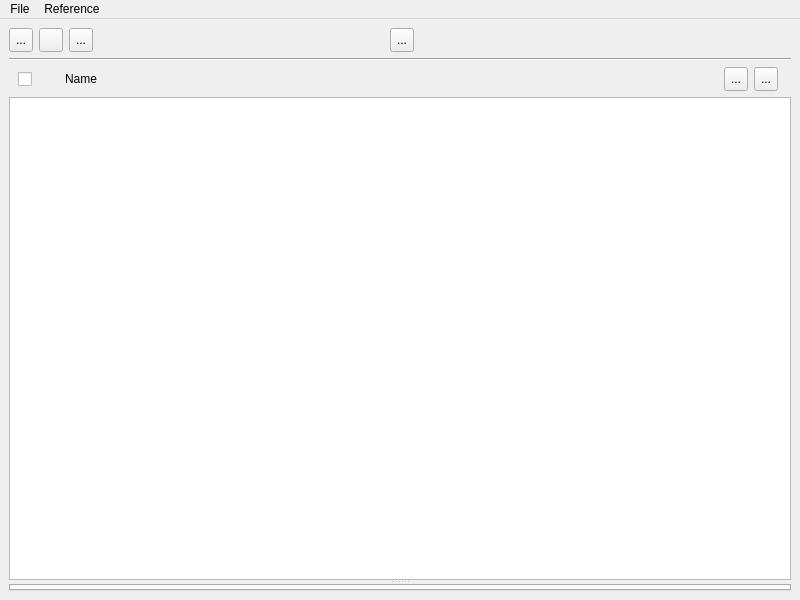
<?xml version="1.0" encoding="UTF-8"?>
<ui version="4.0">
 <class>MainWindow</class>
 <widget class="QMainWindow" name="MainWindow">
  <property name="geometry">
   <rect>
    <x>0</x>
    <y>0</y>
    <width>800</width>
    <height>600</height>
   </rect>
  </property>
  <property name="minimumSize">
   <size>
    <width>400</width>
    <height>400</height>
   </size>
  </property>
  <property name="windowTitle">
   <string notr="true"/>
  </property>
  <property name="windowIcon">
   <iconset resource="../../resouces/resources.qrc">
    <normaloff>:/logo-512.ico</normaloff>:/logo-512.ico</iconset>
  </property>
  <property name="unifiedTitleAndToolBarOnMac">
   <bool>true</bool>
  </property>
  <widget class="QWidget" name="centralwidget">
   <layout class="QVBoxLayout" name="verticalLayout_2">
    <item>
     <layout class="QHBoxLayout" name="horizontalLayout">
      <item>
       <widget class="QToolButton" name="start_btn">
        <property name="minimumSize">
         <size>
          <width>24</width>
          <height>24</height>
         </size>
        </property>
        <property name="maximumSize">
         <size>
          <width>24</width>
          <height>24</height>
         </size>
        </property>
        <property name="toolTip">
         <string>Start/restart selected (F5)</string>
        </property>
        <property name="statusTip">
         <string/>
        </property>
        <property name="text">
         <string notr="true">...</string>
        </property>
        <property name="iconSize">
         <size>
          <width>24</width>
          <height>24</height>
         </size>
        </property>
        <property name="shortcut">
         <string notr="true">F5</string>
        </property>
        <property name="btn_role" stdset="0">
         <string notr="true">start</string>
        </property>
       </widget>
      </item>
      <item>
       <widget class="QToolButton" name="stop_btn">
        <property name="minimumSize">
         <size>
          <width>24</width>
          <height>24</height>
         </size>
        </property>
        <property name="maximumSize">
         <size>
          <width>24</width>
          <height>24</height>
         </size>
        </property>
        <property name="toolTip">
         <string>Stop selected (F6)</string>
        </property>
        <property name="text">
         <string notr="true"/>
        </property>
        <property name="iconSize">
         <size>
          <width>25</width>
          <height>25</height>
         </size>
        </property>
        <property name="shortcut">
         <string notr="true">F6</string>
        </property>
        <property name="btn_role" stdset="0">
         <string notr="true">stop</string>
        </property>
       </widget>
      </item>
      <item>
       <widget class="QToolButton" name="stop_all_btn">
        <property name="minimumSize">
         <size>
          <width>24</width>
          <height>24</height>
         </size>
        </property>
        <property name="maximumSize">
         <size>
          <width>24</width>
          <height>24</height>
         </size>
        </property>
        <property name="toolTip">
         <string>Stop all (Shift+F6)</string>
        </property>
        <property name="statusTip">
         <string/>
        </property>
        <property name="text">
         <string notr="true">...</string>
        </property>
        <property name="iconSize">
         <size>
          <width>23</width>
          <height>23</height>
         </size>
        </property>
        <property name="shortcut">
         <string notr="true">Shift+F6</string>
        </property>
        <property name="btn_role" stdset="0">
         <string notr="true">stop_all</string>
        </property>
       </widget>
      </item>
      <item>
       <spacer name="horizontalSpacer">
        <property name="orientation">
         <enum>Qt::Horizontal</enum>
        </property>
        <property name="sizeHint" stdset="0">
         <size>
          <width>40</width>
          <height>20</height>
         </size>
        </property>
       </spacer>
      </item>
      <item>
       <widget class="QToolButton" name="theme_btn">
        <property name="minimumSize">
         <size>
          <width>24</width>
          <height>24</height>
         </size>
        </property>
        <property name="maximumSize">
         <size>
          <width>24</width>
          <height>24</height>
         </size>
        </property>
        <property name="statusTip">
         <string/>
        </property>
        <property name="text">
         <string notr="true">...</string>
        </property>
        <property name="iconSize">
         <size>
          <width>23</width>
          <height>23</height>
         </size>
        </property>
        <property name="shortcut">
         <string notr="true">T</string>
        </property>
       </widget>
      </item>
      <item>
       <spacer name="horizontalSpacer_2">
        <property name="orientation">
         <enum>Qt::Horizontal</enum>
        </property>
        <property name="sizeHint" stdset="0">
         <size>
          <width>40</width>
          <height>20</height>
         </size>
        </property>
       </spacer>
      </item>
      <item>
       <widget class="QLabel" name="placeholder_1">
        <property name="minimumSize">
         <size>
          <width>80</width>
          <height>0</height>
         </size>
        </property>
        <property name="maximumSize">
         <size>
          <width>80</width>
          <height>16777215</height>
         </size>
        </property>
        <property name="text">
         <string notr="true"/>
        </property>
       </widget>
      </item>
     </layout>
    </item>
    <item>
     <widget class="Line" name="line">
      <property name="orientation">
       <enum>Qt::Horizontal</enum>
      </property>
      <property name="class" stdset="0">
       <string>separatorLine</string>
      </property>
     </widget>
    </item>
    <item>
     <widget class="QSplitter" name="splitter">
      <property name="orientation">
       <enum>Qt::Vertical</enum>
      </property>
      <widget class="QWidget" name="layoutWidget">
       <layout class="QVBoxLayout" name="verticalLayout">
        <item>
         <layout class="QHBoxLayout" name="horizontalLayout_2">
          <property name="leftMargin">
           <number>9</number>
          </property>
          <property name="rightMargin">
           <number>0</number>
          </property>
          <item>
           <widget class="QCheckBox" name="selector">
            <property name="minimumSize">
             <size>
              <width>24</width>
              <height>24</height>
             </size>
            </property>
            <property name="text">
             <string/>
            </property>
            <property name="checkable">
             <bool>true</bool>
            </property>
            <property name="tristate">
             <bool>true</bool>
            </property>
           </widget>
          </item>
          <item>
           <widget class="QLabel" name="placeholder_2">
            <property name="minimumSize">
             <size>
              <width>11</width>
              <height>0</height>
             </size>
            </property>
            <property name="maximumSize">
             <size>
              <width>10</width>
              <height>16777215</height>
             </size>
            </property>
            <property name="text">
             <string notr="true"/>
            </property>
           </widget>
          </item>
          <item>
           <widget class="QLabel" name="label">
            <property name="text">
             <string>Name</string>
            </property>
           </widget>
          </item>
          <item>
           <spacer name="horizontalSpacer_3">
            <property name="orientation">
             <enum>Qt::Horizontal</enum>
            </property>
            <property name="sizeHint" stdset="0">
             <size>
              <width>40</width>
              <height>20</height>
             </size>
            </property>
           </spacer>
          </item>
          <item>
           <widget class="QToolButton" name="add_btn">
            <property name="minimumSize">
             <size>
              <width>24</width>
              <height>24</height>
             </size>
            </property>
            <property name="maximumSize">
             <size>
              <width>24</width>
              <height>24</height>
             </size>
            </property>
            <property name="toolTip">
             <string>Add configuration element (A)</string>
            </property>
            <property name="statusTip">
             <string/>
            </property>
            <property name="text">
             <string notr="true">...</string>
            </property>
            <property name="shortcut">
             <string notr="true">A</string>
            </property>
           </widget>
          </item>
          <item>
           <widget class="QToolButton" name="remove_btn">
            <property name="minimumSize">
             <size>
              <width>24</width>
              <height>24</height>
             </size>
            </property>
            <property name="maximumSize">
             <size>
              <width>24</width>
              <height>24</height>
             </size>
            </property>
            <property name="toolTip">
             <string>Clear configuration (Shift+C)</string>
            </property>
            <property name="statusTip">
             <string/>
            </property>
            <property name="text">
             <string notr="true">...</string>
            </property>
            <property name="iconSize">
             <size>
              <width>23</width>
              <height>23</height>
             </size>
            </property>
            <property name="shortcut">
             <string notr="true">Shift+C</string>
            </property>
            <property name="btn_role" stdset="0">
             <string notr="true">remove</string>
            </property>
           </widget>
          </item>
          <item>
           <widget class="QLabel" name="stub">
            <property name="text">
             <string notr="true"/>
            </property>
           </widget>
          </item>
         </layout>
        </item>
        <item>
         <widget class="QListWidget" name="config_list">
          <property name="contextMenuPolicy">
           <enum>Qt::CustomContextMenu</enum>
          </property>
          <property name="editTriggers">
           <set>QAbstractItemView::DoubleClicked</set>
          </property>
          <property name="dragEnabled">
           <bool>true</bool>
          </property>
          <property name="dragDropMode">
           <enum>QAbstractItemView::InternalMove</enum>
          </property>
          <property name="defaultDropAction">
           <enum>Qt::MoveAction</enum>
          </property>
          <property name="selectionMode">
           <enum>QAbstractItemView::SingleSelection</enum>
          </property>
         </widget>
        </item>
       </layout>
      </widget>
      <widget class="QTabWidget" name="processTabs">
       <property name="currentIndex">
        <number>-1</number>
       </property>
       <property name="tabsClosable">
        <bool>false</bool>
       </property>
       <property name="movable">
        <bool>true</bool>
       </property>
      </widget>
     </widget>
    </item>
   </layout>
  </widget>
  <widget class="QMenuBar" name="menubar">
   <property name="geometry">
    <rect>
     <x>0</x>
     <y>0</y>
     <width>800</width>
     <height>21</height>
    </rect>
   </property>
   <widget class="QMenu" name="file_mn">
    <property name="title">
     <string>File</string>
    </property>
    <addaction name="new_mn"/>
    <addaction name="open_mn"/>
    <addaction name="save_mn"/>
    <addaction name="save_as_mn"/>
    <addaction name="separator"/>
    <addaction name="reload_mn"/>
    <addaction name="separator"/>
    <addaction name="exit_mn"/>
   </widget>
   <widget class="QMenu" name="menuReference">
    <property name="title">
     <string>Reference</string>
    </property>
    <addaction name="help_mn"/>
    <addaction name="separator"/>
    <addaction name="about_mn"/>
   </widget>
   <addaction name="file_mn"/>
   <addaction name="menuReference"/>
  </widget>
  <action name="open_mn">
   <property name="text">
    <string>Open</string>
   </property>
   <property name="shortcut">
    <string notr="true">Ctrl+O</string>
   </property>
  </action>
  <action name="save_mn">
   <property name="text">
    <string>Save</string>
   </property>
   <property name="shortcut">
    <string notr="true">Ctrl+S</string>
   </property>
  </action>
  <action name="help_mn">
   <property name="text">
    <string>Help</string>
   </property>
  </action>
  <action name="about_mn">
   <property name="text">
    <string>About</string>
   </property>
   <property name="menuRole">
    <enum>QAction::AboutRole</enum>
   </property>
  </action>
  <action name="save_as_mn">
   <property name="text">
    <string>Save as...</string>
   </property>
   <property name="iconText">
    <string>Save as...</string>
   </property>
   <property name="shortcut">
    <string notr="true">Ctrl+Shift+S</string>
   </property>
  </action>
  <action name="new_mn">
   <property name="text">
    <string>New</string>
   </property>
   <property name="toolTip">
    <string>Create new</string>
   </property>
   <property name="shortcut">
    <string notr="true">Ctrl+N</string>
   </property>
  </action>
  <action name="exit_mn">
   <property name="text">
    <string>Exit</string>
   </property>
   <property name="menuRole">
    <enum>QAction::QuitRole</enum>
   </property>
  </action>
  <action name="reload_mn">
   <property name="text">
    <string>Reload from disk</string>
   </property>
  </action>
 </widget>
 <resources>
  <include location="../../resouces/resources.qrc"/>
 </resources>
 <connections/>
</ui>
